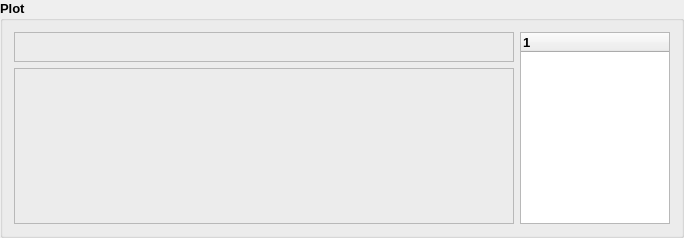
     <widget class="QGroupBox" name="mainPlotGroupBox">
      <property name="font">
       <font>
        <pointsize>10</pointsize>
        <bold>true</bold>
       </font>
      </property>
      <property name="title">
       <string>Plot</string>
      </property>
      <layout class="QGridLayout" name="gridLayout_9">
       <item row="0" column="0">
        <layout class="QHBoxLayout" name="horizontalLayout_6">
         <item>
          <layout class="QVBoxLayout" name="verticalLayout_9">
           <item>
            <widget class="QFrame" name="ToolbarFrame">
             <property name="maximumSize">
              <size>
               <width>16777215</width>
               <height>30</height>
              </size>
             </property>
             <property name="frameShape">
              <enum>QFrame::Shape::StyledPanel</enum>
             </property>
             <property name="frameShadow">
              <enum>QFrame::Shadow::Raised</enum>
             </property>
             <layout class="QGridLayout" name="gridLayout_14">
              <item row="0" column="0">
               <layout class="QHBoxLayout" name="plotToolboxLayout"/>
              </item>
             </layout>
            </widget>
           </item>
           <item>
            <widget class="QFrame" name="PlotAreaFrame">
             <property name="minimumSize">
              <size>
               <width>500</width>
               <height>0</height>
              </size>
             </property>
             <property name="frameShape">
              <enum>QFrame::Shape::StyledPanel</enum>
             </property>
             <property name="frameShadow">
              <enum>QFrame::Shadow::Raised</enum>
             </property>
             <layout class="QGridLayout" name="gridLayout_13">
              <item row="0" column="0">
               <layout class="QGridLayout" name="plotAreaLayout"/>
              </item>
             </layout>
            </widget>
           </item>
          </layout>
         </item>
         <item>
          <widget class="QTreeWidget" name="treeWidget">
           <property name="maximumSize">
            <size>
             <width>150</width>
             <height>16777215</height>
            </size>
           </property>
           <column>
            <property name="text">
             <string notr="true">1</string>
            </property>
           </column>
          </widget>
         </item>
        </layout>
       </item>
      </layout>
     </widget>
